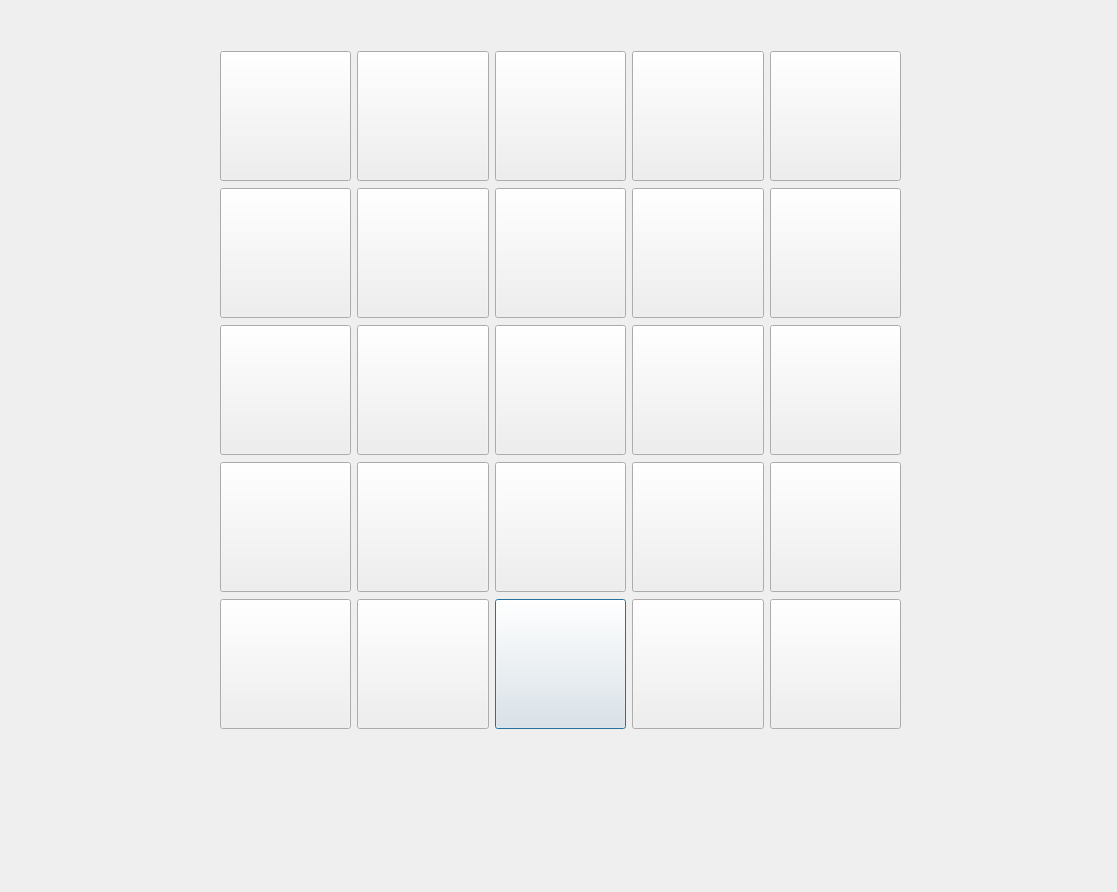
<?xml version="1.0" encoding="UTF-8"?>
<ui version="4.0">
 <class>Dialog</class>
 <widget class="QDialog" name="Dialog">
  <property name="geometry">
   <rect>
    <x>0</x>
    <y>0</y>
    <width>1117</width>
    <height>892</height>
   </rect>
  </property>
  <property name="windowTitle">
   <string>Dialog</string>
  </property>
  <widget class="QWidget" name="gridLayoutWidget">
   <property name="geometry">
    <rect>
     <x>220</x>
     <y>50</y>
     <width>681</width>
     <height>680</height>
    </rect>
   </property>
   <property name="minimumSize">
    <size>
     <width>54</width>
     <height>130</height>
    </size>
   </property>
   <layout class="QGridLayout" name="gridLayout">
    <item row="4" column="2">
     <widget class="QPushButton" name="pushButton_8">
      <property name="minimumSize">
       <size>
        <width>54</width>
        <height>130</height>
       </size>
      </property>
      <property name="text">
       <string/>
      </property>
      <property name="iconSize">
       <size>
        <width>23</width>
        <height>20</height>
       </size>
      </property>
      <property name="default">
       <bool>false</bool>
      </property>
     </widget>
    </item>
    <item row="0" column="3">
     <widget class="QPushButton" name="Button30">
      <property name="minimumSize">
       <size>
        <width>54</width>
        <height>130</height>
       </size>
      </property>
      <property name="text">
       <string/>
      </property>
      <property name="iconSize">
       <size>
        <width>23</width>
        <height>20</height>
       </size>
      </property>
      <property name="default">
       <bool>false</bool>
      </property>
     </widget>
    </item>
    <item row="3" column="2">
     <widget class="QPushButton" name="pushButton_7">
      <property name="minimumSize">
       <size>
        <width>54</width>
        <height>130</height>
       </size>
      </property>
      <property name="text">
       <string/>
      </property>
      <property name="iconSize">
       <size>
        <width>23</width>
        <height>20</height>
       </size>
      </property>
      <property name="default">
       <bool>false</bool>
      </property>
     </widget>
    </item>
    <item row="1" column="4">
     <widget class="QPushButton" name="Button41">
      <property name="minimumSize">
       <size>
        <width>54</width>
        <height>130</height>
       </size>
      </property>
      <property name="text">
       <string/>
      </property>
      <property name="iconSize">
       <size>
        <width>23</width>
        <height>20</height>
       </size>
      </property>
      <property name="default">
       <bool>false</bool>
      </property>
     </widget>
    </item>
    <item row="0" column="1">
     <widget class="QPushButton" name="Button10">
      <property name="minimumSize">
       <size>
        <width>54</width>
        <height>130</height>
       </size>
      </property>
      <property name="text">
       <string/>
      </property>
      <property name="iconSize">
       <size>
        <width>23</width>
        <height>20</height>
       </size>
      </property>
      <property name="default">
       <bool>false</bool>
      </property>
     </widget>
    </item>
    <item row="3" column="3">
     <widget class="QPushButton" name="Button33">
      <property name="minimumSize">
       <size>
        <width>54</width>
        <height>130</height>
       </size>
      </property>
      <property name="text">
       <string/>
      </property>
      <property name="iconSize">
       <size>
        <width>23</width>
        <height>20</height>
       </size>
      </property>
      <property name="default">
       <bool>false</bool>
      </property>
     </widget>
    </item>
    <item row="4" column="1">
     <widget class="QPushButton" name="pushButton_15">
      <property name="minimumSize">
       <size>
        <width>54</width>
        <height>130</height>
       </size>
      </property>
      <property name="text">
       <string/>
      </property>
      <property name="iconSize">
       <size>
        <width>23</width>
        <height>20</height>
       </size>
      </property>
      <property name="default">
       <bool>false</bool>
      </property>
     </widget>
    </item>
    <item row="0" column="2">
     <widget class="QPushButton" name="Button02">
      <property name="minimumSize">
       <size>
        <width>54</width>
        <height>130</height>
       </size>
      </property>
      <property name="text">
       <string/>
      </property>
      <property name="iconSize">
       <size>
        <width>23</width>
        <height>20</height>
       </size>
      </property>
      <property name="default">
       <bool>false</bool>
      </property>
     </widget>
    </item>
    <item row="1" column="1">
     <widget class="QPushButton" name="Button11">
      <property name="minimumSize">
       <size>
        <width>54</width>
        <height>130</height>
       </size>
      </property>
      <property name="text">
       <string/>
      </property>
      <property name="iconSize">
       <size>
        <width>23</width>
        <height>20</height>
       </size>
      </property>
      <property name="default">
       <bool>false</bool>
      </property>
     </widget>
    </item>
    <item row="2" column="1">
     <widget class="QPushButton" name="Button12">
      <property name="minimumSize">
       <size>
        <width>54</width>
        <height>130</height>
       </size>
      </property>
      <property name="text">
       <string/>
      </property>
      <property name="iconSize">
       <size>
        <width>23</width>
        <height>20</height>
       </size>
      </property>
      <property name="default">
       <bool>false</bool>
      </property>
     </widget>
    </item>
    <item row="4" column="4">
     <widget class="QPushButton" name="Button44">
      <property name="minimumSize">
       <size>
        <width>54</width>
        <height>130</height>
       </size>
      </property>
      <property name="text">
       <string/>
      </property>
      <property name="iconSize">
       <size>
        <width>23</width>
        <height>20</height>
       </size>
      </property>
      <property name="default">
       <bool>false</bool>
      </property>
     </widget>
    </item>
    <item row="2" column="4">
     <widget class="QPushButton" name="Button42">
      <property name="minimumSize">
       <size>
        <width>54</width>
        <height>130</height>
       </size>
      </property>
      <property name="text">
       <string/>
      </property>
      <property name="iconSize">
       <size>
        <width>23</width>
        <height>20</height>
       </size>
      </property>
      <property name="default">
       <bool>false</bool>
      </property>
     </widget>
    </item>
    <item row="2" column="0">
     <widget class="QPushButton" name="Button02_2">
      <property name="minimumSize">
       <size>
        <width>54</width>
        <height>130</height>
       </size>
      </property>
      <property name="text">
       <string/>
      </property>
      <property name="iconSize">
       <size>
        <width>23</width>
        <height>20</height>
       </size>
      </property>
      <property name="default">
       <bool>false</bool>
      </property>
     </widget>
    </item>
    <item row="0" column="0">
     <widget class="QPushButton" name="Button00">
      <property name="enabled">
       <bool>true</bool>
      </property>
      <property name="minimumSize">
       <size>
        <width>54</width>
        <height>130</height>
       </size>
      </property>
      <property name="text">
       <string/>
      </property>
      <property name="iconSize">
       <size>
        <width>23</width>
        <height>20</height>
       </size>
      </property>
      <property name="default">
       <bool>false</bool>
      </property>
     </widget>
    </item>
    <item row="0" column="4">
     <widget class="QPushButton" name="Button40">
      <property name="minimumSize">
       <size>
        <width>54</width>
        <height>130</height>
       </size>
      </property>
      <property name="text">
       <string/>
      </property>
      <property name="iconSize">
       <size>
        <width>23</width>
        <height>20</height>
       </size>
      </property>
      <property name="default">
       <bool>false</bool>
      </property>
     </widget>
    </item>
    <item row="2" column="2">
     <widget class="QPushButton" name="pushButton_9">
      <property name="minimumSize">
       <size>
        <width>54</width>
        <height>130</height>
       </size>
      </property>
      <property name="text">
       <string/>
      </property>
      <property name="iconSize">
       <size>
        <width>23</width>
        <height>20</height>
       </size>
      </property>
      <property name="default">
       <bool>false</bool>
      </property>
     </widget>
    </item>
    <item row="3" column="1">
     <widget class="QPushButton" name="pushButton_14">
      <property name="minimumSize">
       <size>
        <width>54</width>
        <height>130</height>
       </size>
      </property>
      <property name="text">
       <string/>
      </property>
      <property name="iconSize">
       <size>
        <width>23</width>
        <height>20</height>
       </size>
      </property>
      <property name="default">
       <bool>false</bool>
      </property>
     </widget>
    </item>
    <item row="1" column="3">
     <widget class="QPushButton" name="Button31">
      <property name="minimumSize">
       <size>
        <width>54</width>
        <height>130</height>
       </size>
      </property>
      <property name="text">
       <string/>
      </property>
      <property name="iconSize">
       <size>
        <width>23</width>
        <height>20</height>
       </size>
      </property>
      <property name="default">
       <bool>false</bool>
      </property>
     </widget>
    </item>
    <item row="3" column="0">
     <widget class="QPushButton" name="Button03">
      <property name="minimumSize">
       <size>
        <width>54</width>
        <height>130</height>
       </size>
      </property>
      <property name="text">
       <string/>
      </property>
      <property name="iconSize">
       <size>
        <width>23</width>
        <height>20</height>
       </size>
      </property>
      <property name="default">
       <bool>false</bool>
      </property>
     </widget>
    </item>
    <item row="2" column="3">
     <widget class="QPushButton" name="pushButton_20">
      <property name="minimumSize">
       <size>
        <width>54</width>
        <height>130</height>
       </size>
      </property>
      <property name="text">
       <string/>
      </property>
      <property name="iconSize">
       <size>
        <width>23</width>
        <height>20</height>
       </size>
      </property>
      <property name="default">
       <bool>false</bool>
      </property>
     </widget>
    </item>
    <item row="3" column="4">
     <widget class="QPushButton" name="pushButton_23">
      <property name="minimumSize">
       <size>
        <width>54</width>
        <height>130</height>
       </size>
      </property>
      <property name="text">
       <string/>
      </property>
      <property name="iconSize">
       <size>
        <width>23</width>
        <height>20</height>
       </size>
      </property>
      <property name="default">
       <bool>false</bool>
      </property>
     </widget>
    </item>
    <item row="1" column="2">
     <widget class="QPushButton" name="Button21">
      <property name="minimumSize">
       <size>
        <width>54</width>
        <height>130</height>
       </size>
      </property>
      <property name="text">
       <string/>
      </property>
      <property name="iconSize">
       <size>
        <width>23</width>
        <height>20</height>
       </size>
      </property>
      <property name="default">
       <bool>false</bool>
      </property>
     </widget>
    </item>
    <item row="1" column="0">
     <widget class="QPushButton" name="Button01">
      <property name="minimumSize">
       <size>
        <width>54</width>
        <height>130</height>
       </size>
      </property>
      <property name="text">
       <string/>
      </property>
      <property name="iconSize">
       <size>
        <width>23</width>
        <height>20</height>
       </size>
      </property>
      <property name="default">
       <bool>false</bool>
      </property>
     </widget>
    </item>
    <item row="4" column="0">
     <widget class="QPushButton" name="Button04">
      <property name="minimumSize">
       <size>
        <width>54</width>
        <height>130</height>
       </size>
      </property>
      <property name="text">
       <string/>
      </property>
      <property name="iconSize">
       <size>
        <width>23</width>
        <height>20</height>
       </size>
      </property>
      <property name="default">
       <bool>false</bool>
      </property>
     </widget>
    </item>
    <item row="4" column="3">
     <widget class="QPushButton" name="Button34">
      <property name="minimumSize">
       <size>
        <width>54</width>
        <height>130</height>
       </size>
      </property>
      <property name="text">
       <string/>
      </property>
      <property name="iconSize">
       <size>
        <width>23</width>
        <height>20</height>
       </size>
      </property>
      <property name="default">
       <bool>false</bool>
      </property>
     </widget>
    </item>
   </layout>
  </widget>
 </widget>
 <resources/>
 <connections/>
</ui>
